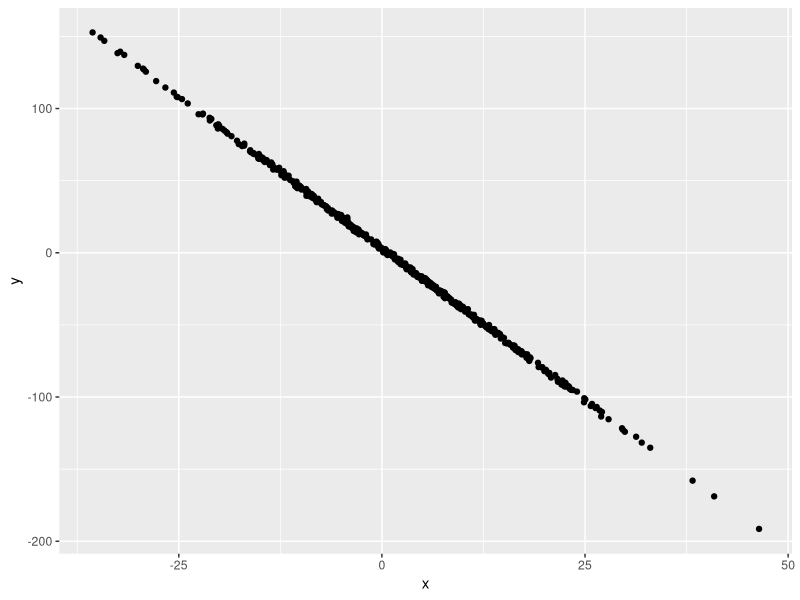

R code for this plot:
## ---- chunk 1
samp = rnorm(100)
length(samp)
## ---- chunk 2
library(tidyverse)

plot_df = tibble(
  x = rnorm(500, mean = 2, sd = 14), 
  y = 3 - 4.2 * x + rnorm(500)
)

ggplot(plot_df, aes(x = x, y = y)) + geom_point()
